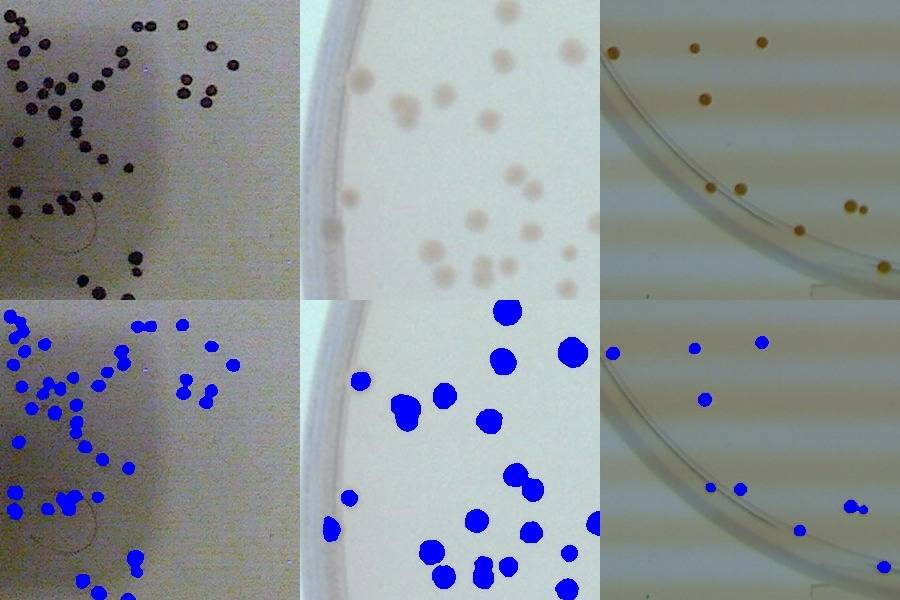
//> input picture image - Copie (2).jpg, 900 x 600 px
$ ./CannyStill1 'image - Copie (2).jpg'   (built with g++ and OpenCV 4)
//> lines starting //> are read from the running program, lines starting //| are printed output that depends on the picture; after the words box and inside, x2 and y2 are one past the last pixel; in counts of white or black regions, pixels touching at a corner belong together
#include "opencv2/imgcodecs.hpp"
#include "opencv2/highgui.hpp"
#include "opencv2/imgproc.hpp"

#include <iostream>

using namespace cv;
using namespace std;

static void help()
{
	cout << "\nThis program demonstrates circle finding with the Hough transform.\n"
		"Usage:\n"
		"./houghcircles <image_name>, Default is ../data/board.jpg\n" << endl;
}

int main(int argc, char** argv)
{
	cv::CommandLineParser parser(argc, argv,
		"{help h ||}{@image|image.jpg|}"
	);
	if (parser.has("help"))
	{
		help();
		return 0;
	}
	//![load]
	string filename = parser.get<string>("@image");
	Mat img = imread(filename, IMREAD_COLOR);
//> img is the input picture: 600 rows x 900 cols, CV_8UC3; mean B, G, R 149.6, 145.6, 140.3
	if (img.empty())
	{
		help();
		cout << "can not open " << filename << endl;
		return -1;
	}
	//![load]

	// Convert input image to HSV
	cv::Mat hsv_image;
	cv::cvtColor(img, hsv_image, cv::COLOR_BGR2HSV);
//> hsv_image: 600 rows x 900 cols, CV_8UC3; mean H, S, V 75, 31.1, 155.2

	//![reduce_noise]
	medianBlur(hsv_image, hsv_image, 3);
//> hsv_image: 600 rows x 900 cols, CV_8UC3; mean H, S, V 75, 30.9, 155.3
	//![reduce_noise]

	// Threshold the HSV image, keep only the white pixels
	cv::Mat lower_white_hue_range;
	//cv::Mat upper_red_hue_range;
	cv::inRange(hsv_image, cv::Scalar(0, 0, 200, 0), cv::Scalar(180, 255, 255, 0), lower_white_hue_range);
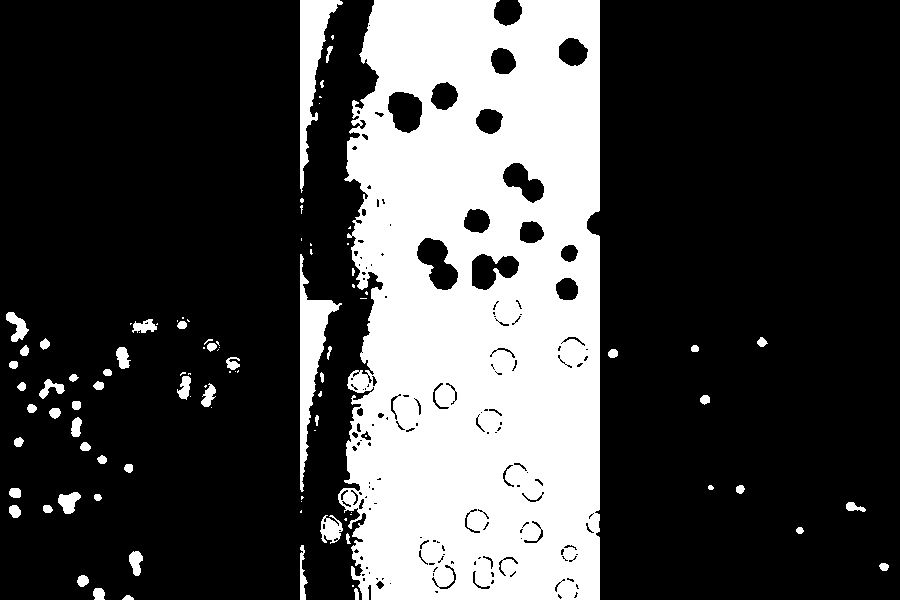
//> lower_white_hue_range: 600 rows x 900 cols, CV_8UC1; 27% white; 97 white regions (43 under 20 px), largest, box (x1, y1, x2, y2) and area: (338, 0, 600, 600) 133909, (300, 254, 342, 492) 3097, (300, 0, 343, 193) 2995
	// [9 lines of commented-out code are left out]
	std::vector<cv::Vec3f> circles;
	cv::HoughCircles(lower_white_hue_range, circles, CV_HOUGH_GRADIENT, 2, lower_white_hue_range.rows / 256, 100, 8, 0, 4);
//> circles = 182 circles (x, y, radius), first 12: [379, 585, 2.8], [359, 411, 2.8], [367, 437, 2.8], [373, 381, 2.8], [711, 487, 2.8], [355, 435, 2.6], [97, 497, 2.8], [329, 349, 2.8], [365, 391, 2.8], [369, 387, 2.8], [381, 415, 2.8], [355, 115, 2.6]


	// Loop over all detected circles and outline them on the original image
	if (circles.size() == 0) std::exit(-1);
	for (size_t current_circle = 0; current_circle < circles.size(); ++current_circle) {
		cv::Point center(std::round(circles[current_circle][0]), std::round(circles[current_circle][1]));
		int radius = std::round(circles[current_circle][2]);

		cv::circle(img, center, radius, cv::Scalar(0, 0, 255), 3, 8, 0);
	}
//> this loop made 182 passes
//> (center, radius) on passes 1 to 3: (Point(379, 585), 3), (Point(359, 411), 3), (Point(367, 437), 3)
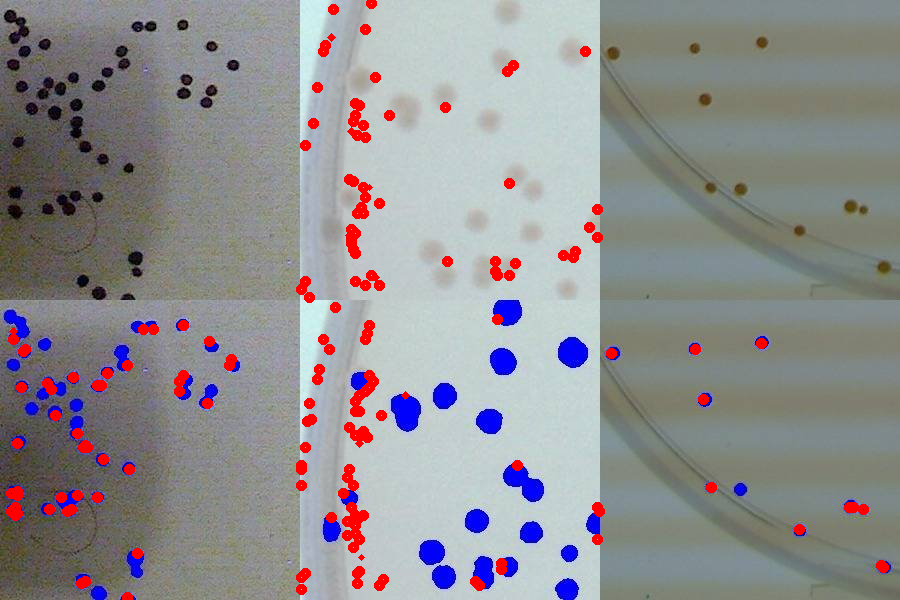
//> img: 600 rows x 900 cols, CV_8UC3; 2.7% of pixels changed, all inside (x1, y1, x2, y2) = (6, 0, 889, 600)

	// Show images
	cv::namedWindow("Threshold lower image", cv::WINDOW_AUTOSIZE);
	cv::imshow("Threshold lower image", lower_white_hue_range);
	// [4 lines of commented-out code are left out]
	cv::namedWindow("Detected white circles on the input image", cv::WINDOW_AUTOSIZE);
	cv::imshow("Detected white circles on the input image", img);

	cv::waitKey(0);


	return 0;
}
